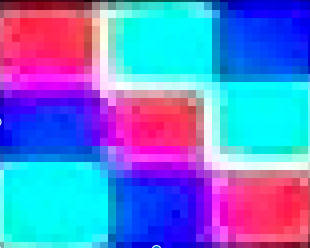
#> input picture receiver/screen_color.png, 310 x 248 px
$ jupyter execute FindColor.ipynb   (Python 2 division)
#> lines starting #> are read from the running program, lines starting #| are printed output that depends on the picture
[cell 1]
# import the necessary packages
import numpy as np
import cv2
import math
from matplotlib import pyplot as plt
import time


# load the image
image = cv2.imread('screen_color.png')
#> image is the input picture: shape (248, 310, 3); mean B, G, R 210.3, 126.1, 100.4
imgRGB = cv2.cvtColor(image, cv2.COLOR_BGR2RGB)

[cell 2]
plt.imshow(image)
plt.show()

[cell 3]
plt.imshow(imgRGB)
plt.show()

[cell 4]
print(imgRGB[50,150])
#| [  0 255 249]

[cell 5]
def cutting(img, indexX, indexY):
#> called with indexX = 3, indexY = 3
    colors = ''
    x = img.shape[0]
#> x = 248
    y = img.shape[1]
#> y = 310
    for i in range(0, indexX):
        #print("Index of i:", i)
        for j in range(0, indexY):
            #print("Index of j:", j)
            imTmp = img[(i)*x/indexX:(i+1)*x/indexX, (j)*y/indexY:(j+1)*y/indexY]
            #plt.imshow(imTmp)
            #plt.show()
            find_color(imTmp)
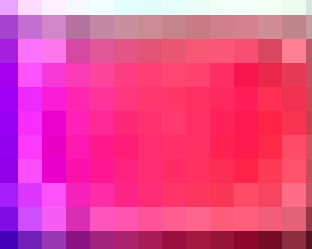
#> imTmp: shape (83, 104, 3) (shown 3 times larger); mean R, G, B 230.6, 70.8, 148.2


$ run again, with receiver/color_screen3.png copied over receiver/screen_color.png
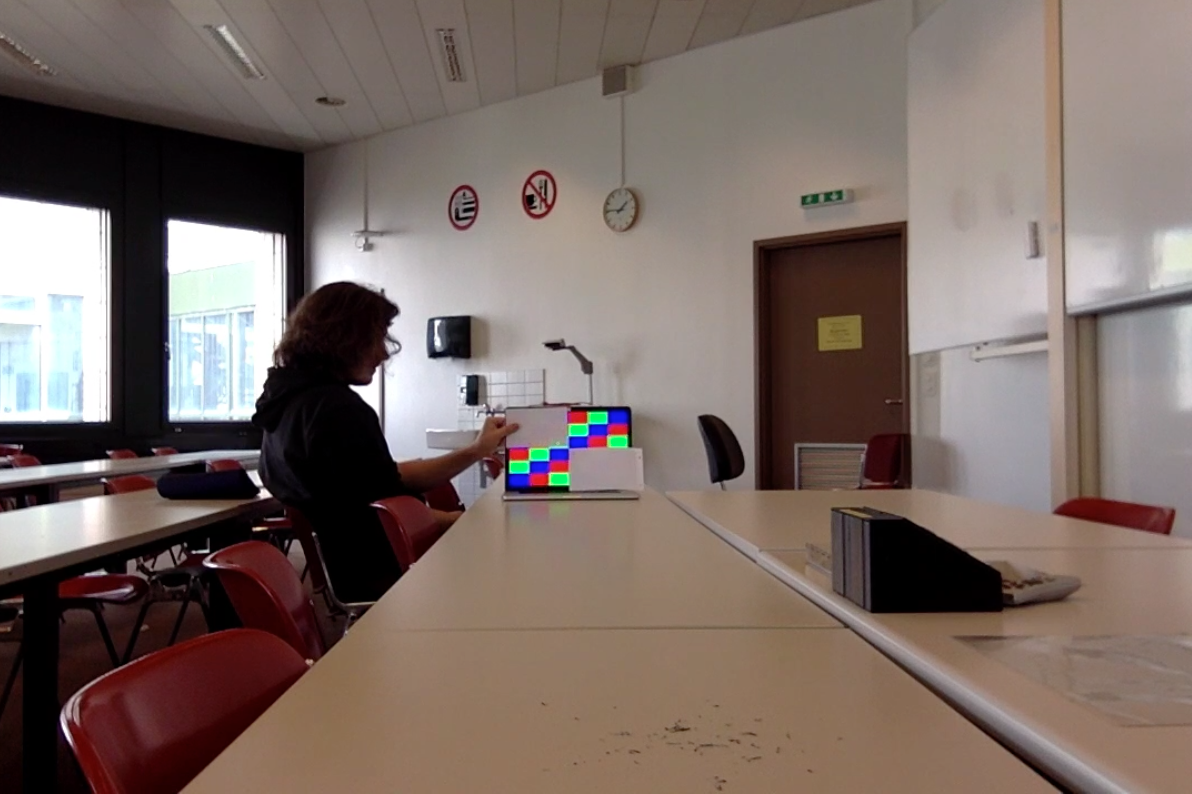
#> input picture receiver/color_screen3.png, 1192 x 794 px
#> image is the input picture: shape (794, 1192, 3); mean B, G, R 100.7, 107, 122
#| [112 103 101]
#> after the loop in cutting, `for i in range(0, indexX):`:
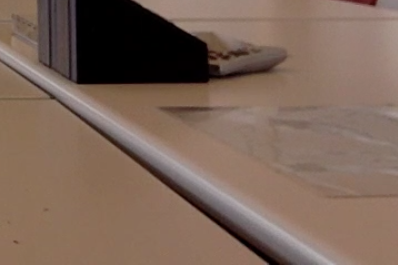
#> imTmp: shape (265, 398, 3); mean R, G, B 124, 101.6, 88.6
